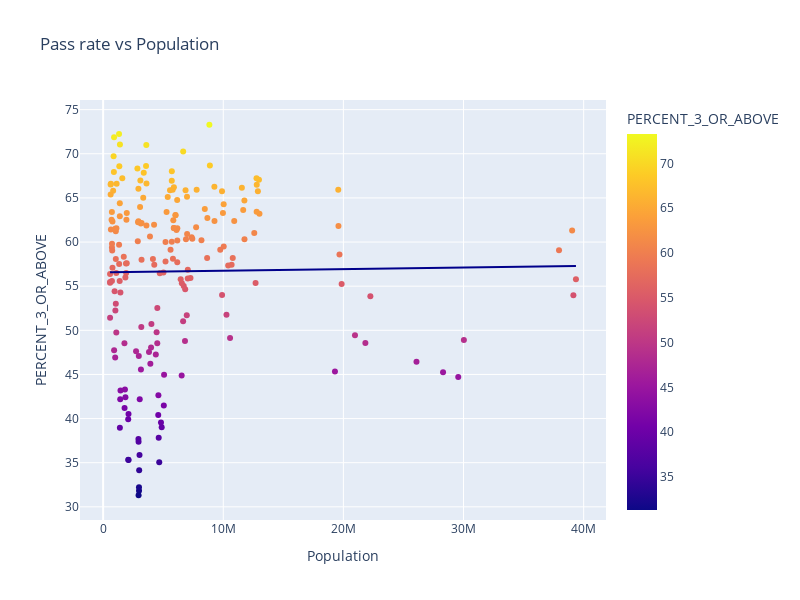

Source (notebook cell):
### Code cell
fig = px.scatter(data_frame=ap_overall_statelevel,x='Population', y='PERCENT_3_OR_ABOVE',trendline='ols',trendline_color_override='darkblue',width=800, height=600,color='PERCENT_3_OR_ABOVE',
                 title='Pass rate vs Population')
fig.show()
with open('data/state_by_state_pickled/AP_pass_rate_by_states_vs_population.pkl', 'wb') as f:
    pickle.dump(fig, f)

### Figure 1 — Plotly figure (JSON) as saved in the notebook; plotly's stock layout.template omitted (floating-point values rounded to 4 significant figures; data arrays with more than 128 entries replaced by an {"elided": "..."} marker saying what was removed)
{"data": [{"hovertemplate": "Population=%{x}<br>PERCENT_3_OR_ABOVE=%{marker.color}<extra></extra>", "legendgroup": "", "marker": {"color": {"elided": "200 float values"}, "coloraxis": "coloraxis", "symbol": "circle"}, "mode": "markers", "name": "", "orientation": "v", "showlegend": false, "type": "scatter", "x": {"elided": "200 int values"}, "xaxis": "x", "y": {"elided": "200 float values"}, "yaxis": "y"}, {"hovertemplate": "<b>OLS trendline</b><br>PERCENT_3_OR_ABOVE = 1.83387e-08 * Population + 56.5558<br>R<sup>2</sup>=0.000200<br><br>Population=%{x}<br>PERCENT_3_OR_ABOVE=%{y} <b>(trend)</b><extra></extra>", "legendgroup": "", "line": {"color": "darkblue"}, "marker": {"symbol": "circle"}, "mode": "lines", "name": "", "showlegend": false, "type": "scatter", "x": {"elided": "200 int values"}, "xaxis": "x", "y": {"elided": "200 float values"}, "yaxis": "y"}], "layout": {"coloraxis": {"colorbar": {"title": {"text": "PERCENT_3_OR_ABOVE"}}, "colorscale": [[0, "#0d0887"], [0.1111, "#46039f"], [0.2222, "#7201a8"], [0.3333, "#9c179e"], [0.4444, "#bd3786"], [0.5556, "#d8576b"], [0.6667, "#ed7953"], [0.7778, "#fb9f3a"], [0.8889, "#fdca26"], [1, "#f0f921"]]}, "height": 600, "legend": {"tracegroupgap": 0}, "title": {"text": "Pass rate vs Population"}, "width": 800, "xaxis": {"anchor": "y", "domain": [0, 1], "title": {"text": "Population"}}, "yaxis": {"anchor": "x", "domain": [0, 1], "title": {"text": "PERCENT_3_OR_ABOVE"}}}}
